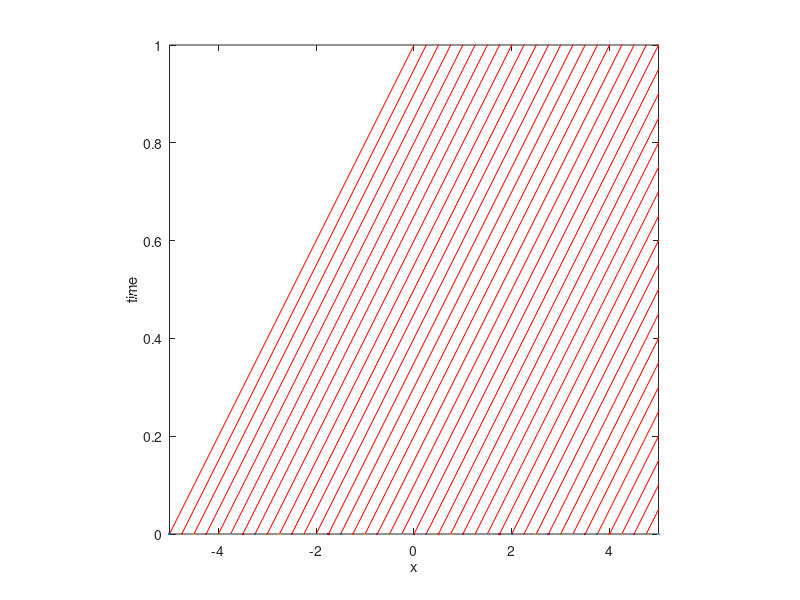
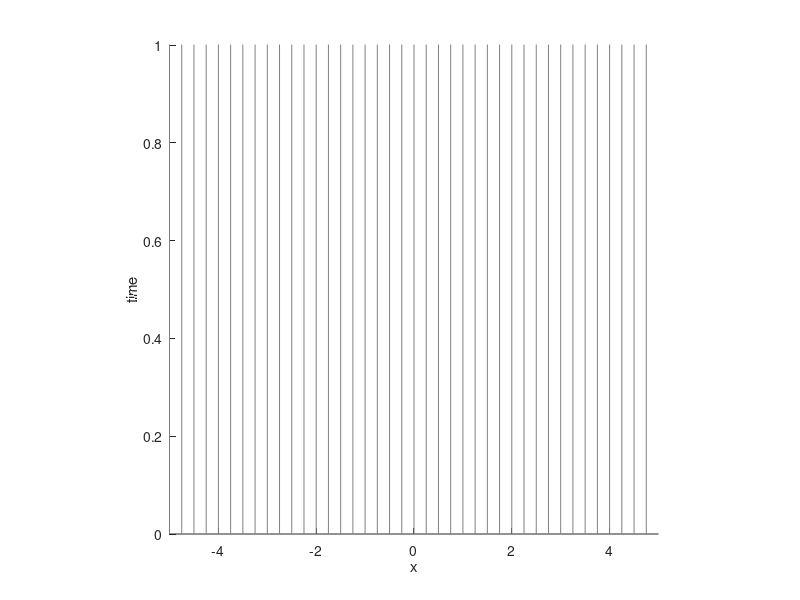

Reproduce these figures in MATLAB, in order. (Note: this script raises an error after producing the figures.)
% Program to calculate and plot slope and speed of sound transition with  respect to time
% Function poly2string.m is required in order to print vector in polynomial form
% SIDDHARTH NIMBAJIRAO DOERE [SAPIENZA UNIVERSITY OF ROME]
% SPACE AND ASTRONAUTICAL ENGINEERING, DEPARTMENT OF INDUSTRIAL AND CIVIL ENGIEERING
% deore.1823670@studanti.uniroma1.it

clc;
clear all;
close all;
u=input('Enter co-eficient of polynomial = ');
%u=[0.5 0 0]
a=polyder(u);
NX=40;
x=-5:10/NX:5;
slope_a(NX+1)=0;
slope_u(NX+1)=0;
slope_disc(NX+1)=0;
y(NX+1)=0;
for i=1:NX+1;
    if x(i)<-1
        y(i)=1;
    end
    if x(i)>=-1 && x(i)<=1
        y(i)=0;
    end
    if x(i)>1
        y(i)=1;
    end
    %   if(mod(i,NX/20)==0)
    for j=1:length(a)
        slope_a(i)=slope_a(i) + a(j)*y(i) ^ (length(a)-j);
    end
    for j=1:length(u)
        slope_u(i)=slope_u(i)+u(j)*y(i)^(length(u)-j);
    end
    %   end
end
figure('Name','slope of u');
plot(x,0);
xlabel('x');
ylabel('time');
axis([-5 5 0 1]);
axis square
for i=1:NX+1
    %    if(mod(i,NX/20)==0)
    u_theta=atan(slope_u(i));
    if u_theta<0
        line([x(i) x(i)-10*cos(u_theta+pi/2)],[0 10*sin(u_theta+pi/2)],'Color','y');
    elseif u_theta==0
        line([x(i) x(i)-10*cos(u_theta+pi/2)],[0 10*sin(u_theta+pi/2)],'Color','b');
    else
        line([x(i) x(i)-10*cos(u_theta+pi/2)],[0 10*sin(u_theta+pi/2)],'Color','r');
    end
    %    end
end

figure('Name','slope of shock -> a');
xlabel('x');
ylabel('time');
axis([-5 5 0 1]);
axis square
for i=1:NX+1
    %    if(mod(i,NX/20)==0)
    a_theta=atan(slope_a(i));
    if((i<NX+1) && slope_a(i+1)==slope_a(i))
        if a_theta<0
            line([x(i) x(i)-10*cos(a_theta+pi/2)],[0 10*sin(a_theta+pi/2)],'Color',[1 0 1-a_theta]);
        elseif a_theta == 0
            line([x(i) x(i)-10*cos(a_theta+pi/2)],[0 10*sin(a_theta+pi/2)],'Color',[0.5 0.5 0.5]);
        else
            line([x(i) x(i)-10*cos(a_theta+pi/2)],[0 10*sin(a_theta+pi/2)],'Color',[0 0 1-a_theta]);
        end
    end
    %    end
end
% Search for shock and expantion fans
for i=1:NX
    slope_disc(i)=slope_a(i+1)-slope_a(i);
    if(slope_disc(i)>0) % plots fan
        for j=slope_a(i):0.25:slope_a(i+1)
            a_theta=atan(j);
            line([x(i) x(i)-10*cos(a_theta+pi/2)],[0 10*sin(a_theta+pi/2)],'Color',[0.8 0.8 0.8]);
        end
    end
    if(slope_disc(i)<0) % plots Shock wave
        a_theta=atan((slope_u(i+1)-slope_u(i))/(y(i+1)-y(i)));
        line([x(i) x(i)-10*cos(a_theta+pi/2)],[0 10*sin(a_theta+pi/2)],'Color','r','LineWidth',2);
    end
end
fprintf('Given Polynomial = ');
fprintf(poly2string(u));
fprintf('\nSpeed of sound = ');
fprintf(poly2string(a));
fprintf('\n');
